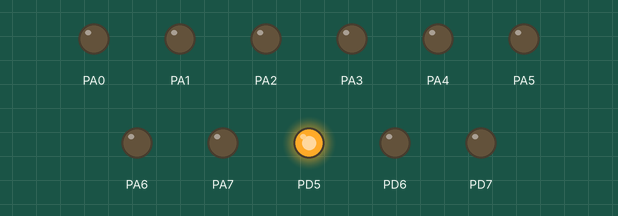
Simulated run of this program. Board: ATmega32, built with avr-gcc and emulated at 8 MHz. Parts: output pins drawn as LEDs (lit = HIGH). At 1.4 s the program stops and its outputs stay as they are.

Above: at 0.1 s.
At 0.6 s:
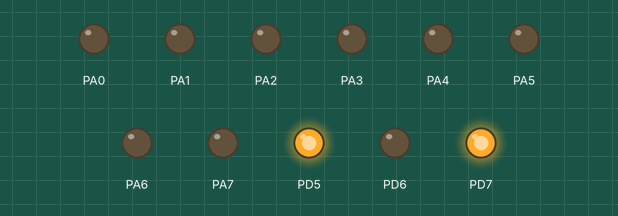
At 1.5 s:
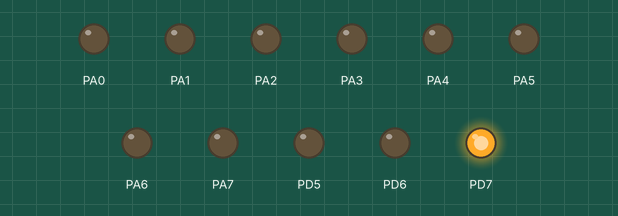
Timing chart, 0 to 2.9 s (numbered marks = the images above):
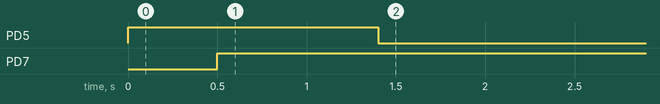

The program:

main.c
```c
#define F_CPU 8000000UL
#include <avr/io.h>
#include <util/delay.h>
#include <stdio.h>


void cmd(char a) {
	PORTC = a;
	PORTD = 0x20;
	_delay_ms(100);
	PORTD = 0x00;
}

void data(char a) {
	PORTC = a;
	PORTD = 0xA0;
	_delay_ms(100);
	PORTD = 0x80;
}

void display(char *a) {
	while((*a) != '\0') {
		data(*a);
		a++;
	}
}


void int_display(int k)
{
	char str [10];
	sprintf(str, "%d", k);
	display(str);
}


int k = 255;


int main() {
	DDRA = 0xFF; DDRD = 0xE0;
	PORTC = 0x00; PORTD = 0x00;
	cmd(0x38);
	cmd(0x80);
	cmd(0x01);
	cmd(0x0E);
	cmd(0x06);

	display("BUET IICT");


	while(1);
}
```

Measured:
- by itself, PD5: LOW → HIGH at 0.00 s, → LOW 1.4 s later
- by itself, PD7: LOW → HIGH at 0.50 s
